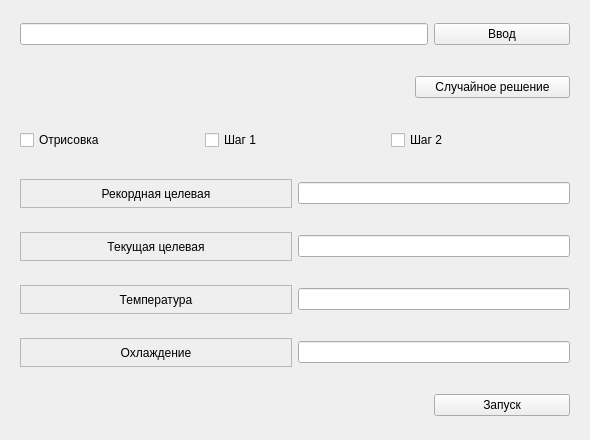
<?xml version="1.0" encoding="UTF-8"?>
<ui version="4.0">
 <class>HeavyMenuWidget</class>
 <widget class="QWidget" name="HeavyMenuWidget">
  <property name="geometry">
   <rect>
    <x>0</x>
    <y>0</y>
    <width>590</width>
    <height>440</height>
   </rect>
  </property>
  <property name="windowTitle">
   <string>Form</string>
  </property>
  <layout class="QVBoxLayout" name="verticalLayout" stretch="1,1,1,1,1,1,1,1">
   <item>
    <widget class="QWidget" name="widget" native="true">
     <layout class="QHBoxLayout" name="horizontalLayout" stretch="3,1">
      <item>
       <widget class="QLineEdit" name="lineIn"/>
      </item>
      <item>
       <widget class="QPushButton" name="pushButton">
        <property name="text">
         <string>Ввод</string>
        </property>
       </widget>
      </item>
     </layout>
    </widget>
   </item>
   <item>
    <widget class="QWidget" name="widget_8" native="true">
     <layout class="QHBoxLayout" name="horizontalLayout_7" stretch="5,2">
      <item>
       <widget class="QWidget" name="widget_9" native="true">
        <property name="layoutDirection">
         <enum>Qt::LeftToRight</enum>
        </property>
       </widget>
      </item>
      <item>
       <widget class="QPushButton" name="pushButton_3">
        <property name="text">
         <string>Случайное решение</string>
        </property>
       </widget>
      </item>
     </layout>
    </widget>
   </item>
   <item>
    <widget class="QWidget" name="widget_10" native="true">
     <layout class="QHBoxLayout" name="horizontalLayout_8" stretch="1,1,1">
      <item>
       <widget class="QCheckBox" name="checkBox">
        <property name="text">
         <string>Отрисовка</string>
        </property>
       </widget>
      </item>
      <item>
       <widget class="QCheckBox" name="checkBox_3">
        <property name="text">
         <string>Шаг 1</string>
        </property>
       </widget>
      </item>
      <item>
       <widget class="QCheckBox" name="checkBox_2">
        <property name="text">
         <string>Шаг 2</string>
        </property>
       </widget>
      </item>
     </layout>
    </widget>
   </item>
   <item>
    <widget class="QWidget" name="widget_6" native="true">
     <layout class="QHBoxLayout" name="horizontalLayout_5" stretch="1,1">
      <item>
       <widget class="QLabel" name="label_4">
        <property name="frameShape">
         <enum>QFrame::StyledPanel</enum>
        </property>
        <property name="text">
         <string>Рекордная целевая</string>
        </property>
        <property name="alignment">
         <set>Qt::AlignCenter</set>
        </property>
       </widget>
      </item>
      <item>
       <widget class="QLineEdit" name="lineBest"/>
      </item>
     </layout>
    </widget>
   </item>
   <item>
    <widget class="QWidget" name="widget_5" native="true">
     <layout class="QHBoxLayout" name="horizontalLayout_4" stretch="1,1">
      <item>
       <widget class="QLabel" name="label_3">
        <property name="frameShape">
         <enum>QFrame::StyledPanel</enum>
        </property>
        <property name="text">
         <string>Текущая целевая</string>
        </property>
        <property name="alignment">
         <set>Qt::AlignCenter</set>
        </property>
       </widget>
      </item>
      <item>
       <widget class="QLineEdit" name="lineCurrent"/>
      </item>
     </layout>
    </widget>
   </item>
   <item>
    <widget class="QWidget" name="widget_2" native="true">
     <layout class="QHBoxLayout" name="horizontalLayout_2" stretch="1,1">
      <item>
       <widget class="QLabel" name="label">
        <property name="frameShape">
         <enum>QFrame::StyledPanel</enum>
        </property>
        <property name="text">
         <string>Температура</string>
        </property>
        <property name="alignment">
         <set>Qt::AlignCenter</set>
        </property>
       </widget>
      </item>
      <item>
       <widget class="QLineEdit" name="lineTemp"/>
      </item>
     </layout>
    </widget>
   </item>
   <item>
    <widget class="QWidget" name="widget_4" native="true">
     <layout class="QHBoxLayout" name="horizontalLayout_3" stretch="1,1">
      <item>
       <widget class="QLabel" name="label_2">
        <property name="frameShape">
         <enum>QFrame::StyledPanel</enum>
        </property>
        <property name="text">
         <string>Охлаждение</string>
        </property>
        <property name="alignment">
         <set>Qt::AlignCenter</set>
        </property>
       </widget>
      </item>
      <item>
       <widget class="QLineEdit" name="lineCool"/>
      </item>
     </layout>
    </widget>
   </item>
   <item>
    <widget class="QWidget" name="widget_3" native="true">
     <layout class="QHBoxLayout" name="horizontalLayout_6" stretch="3,1">
      <item>
       <widget class="QWidget" name="widget_7" native="true"/>
      </item>
      <item>
       <widget class="QPushButton" name="pushButton_2">
        <property name="text">
         <string>Запуск</string>
        </property>
       </widget>
      </item>
     </layout>
    </widget>
   </item>
  </layout>
 </widget>
 <resources/>
 <connections/>
</ui>
